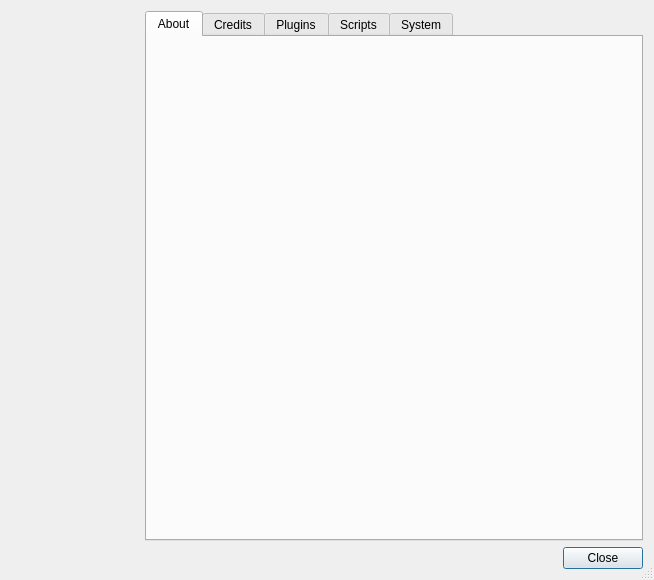
<?xml version="1.0" encoding="UTF-8"?>
<ui version="4.0">
 <class>AboutDialog</class>
 <widget class="QDialog" name="AboutDialog">
  <property name="geometry">
   <rect>
    <x>0</x>
    <y>0</y>
    <width>654</width>
    <height>580</height>
   </rect>
  </property>
  <property name="windowIcon">
   <iconset>
    <normaloff>../../qcad_icon.png</normaloff>../../qcad_icon.png</iconset>
  </property>
  <property name="sizeGripEnabled">
   <bool>true</bool>
  </property>
  <layout class="QVBoxLayout" name="verticalLayout_6">
   <item>
    <layout class="QHBoxLayout" name="horizontalLayout">
     <item>
      <layout class="QVBoxLayout" name="verticalLayout">
       <item>
        <widget class="QToolButton" name="toolButton">
         <property name="minimumSize">
          <size>
           <width>128</width>
           <height>128</height>
          </size>
         </property>
         <property name="maximumSize">
          <size>
           <width>128</width>
           <height>128</height>
          </size>
         </property>
         <property name="styleSheet">
          <string notr="true">border: none;background-color:transparent;</string>
         </property>
         <property name="icon">
          <iconset>
           <normaloff>../../qcad_icon.png</normaloff>../../qcad_icon.png</iconset>
         </property>
         <property name="iconSize">
          <size>
           <width>128</width>
           <height>128</height>
          </size>
         </property>
        </widget>
       </item>
       <item>
        <spacer name="verticalSpacer">
         <property name="orientation">
          <enum>Qt::Vertical</enum>
         </property>
         <property name="sizeHint" stdset="0">
          <size>
           <width>20</width>
           <height>40</height>
          </size>
         </property>
        </spacer>
       </item>
      </layout>
     </item>
     <item>
      <widget class="QTabWidget" name="TabWidget">
       <property name="currentIndex">
        <number>0</number>
       </property>
       <widget class="QWidget" name="AppTab">
        <attribute name="title">
         <string>About</string>
        </attribute>
        <layout class="QVBoxLayout" name="verticalLayout_2">
         <property name="leftMargin">
          <number>10</number>
         </property>
         <property name="rightMargin">
          <number>10</number>
         </property>
         <property name="bottomMargin">
          <number>10</number>
         </property>
         <item>
          <widget class="QTextBrowser" name="AppText">
           <property name="palette">
            <palette>
             <active>
              <colorrole role="Base">
               <brush brushstyle="SolidPattern">
                <color alpha="0">
                 <red>255</red>
                 <green>255</green>
                 <blue>255</blue>
                </color>
               </brush>
              </colorrole>
             </active>
             <inactive>
              <colorrole role="Base">
               <brush brushstyle="SolidPattern">
                <color alpha="0">
                 <red>255</red>
                 <green>255</green>
                 <blue>255</blue>
                </color>
               </brush>
              </colorrole>
             </inactive>
             <disabled>
              <colorrole role="Base">
               <brush brushstyle="SolidPattern">
                <color alpha="0">
                 <red>237</red>
                 <green>237</green>
                 <blue>237</blue>
                </color>
               </brush>
              </colorrole>
             </disabled>
            </palette>
           </property>
           <property name="frameShape">
            <enum>QFrame::NoFrame</enum>
           </property>
           <property name="html">
            <string notr="true">&lt;!DOCTYPE HTML PUBLIC &quot;-//W3C//DTD HTML 4.0//EN&quot; &quot;http://www.w3.org/TR/REC-html40/strict.dtd&quot;&gt;
&lt;html&gt;&lt;head&gt;&lt;meta name=&quot;qrichtext&quot; content=&quot;1&quot; /&gt;&lt;style type=&quot;text/css&quot;&gt;
p, li { white-space: pre-wrap; }
&lt;/style&gt;&lt;/head&gt;&lt;body style=&quot; font-family:'.SF NS Text'; font-size:13pt; font-weight:400; font-style:normal;&quot;&gt;
&lt;p style=&quot;-qt-paragraph-type:empty; margin-top:0px; margin-bottom:0px; margin-left:0px; margin-right:0px; -qt-block-indent:0; text-indent:0px; font-family:'.Helvetica Neue DeskInterface';&quot;&gt;&lt;br /&gt;&lt;/p&gt;&lt;/body&gt;&lt;/html&gt;</string>
           </property>
          </widget>
         </item>
        </layout>
       </widget>
       <widget class="QWidget" name="CreditsTab">
        <attribute name="title">
         <string>Credits</string>
        </attribute>
        <layout class="QVBoxLayout" name="verticalLayout_7">
         <property name="leftMargin">
          <number>10</number>
         </property>
         <property name="rightMargin">
          <number>10</number>
         </property>
         <property name="bottomMargin">
          <number>10</number>
         </property>
         <item>
          <widget class="QTextBrowser" name="CreditsText">
           <property name="palette">
            <palette>
             <active>
              <colorrole role="Base">
               <brush brushstyle="SolidPattern">
                <color alpha="0">
                 <red>255</red>
                 <green>255</green>
                 <blue>255</blue>
                </color>
               </brush>
              </colorrole>
             </active>
             <inactive>
              <colorrole role="Base">
               <brush brushstyle="SolidPattern">
                <color alpha="0">
                 <red>255</red>
                 <green>255</green>
                 <blue>255</blue>
                </color>
               </brush>
              </colorrole>
             </inactive>
             <disabled>
              <colorrole role="Base">
               <brush brushstyle="SolidPattern">
                <color alpha="255">
                 <red>237</red>
                 <green>237</green>
                 <blue>237</blue>
                </color>
               </brush>
              </colorrole>
             </disabled>
            </palette>
           </property>
           <property name="frameShape">
            <enum>QFrame::NoFrame</enum>
           </property>
           <property name="html">
            <string notr="true">&lt;!DOCTYPE HTML PUBLIC &quot;-//W3C//DTD HTML 4.0//EN&quot; &quot;http://www.w3.org/TR/REC-html40/strict.dtd&quot;&gt;
&lt;html&gt;&lt;head&gt;&lt;meta name=&quot;qrichtext&quot; content=&quot;1&quot; /&gt;&lt;style type=&quot;text/css&quot;&gt;
p, li { white-space: pre-wrap; }
&lt;/style&gt;&lt;/head&gt;&lt;body style=&quot; font-family:'.SF NS Text'; font-size:13pt; font-weight:400; font-style:normal;&quot;&gt;
&lt;p style=&quot;-qt-paragraph-type:empty; margin-top:0px; margin-bottom:0px; margin-left:0px; margin-right:0px; -qt-block-indent:0; text-indent:0px; font-family:'.Helvetica Neue DeskInterface';&quot;&gt;&lt;br /&gt;&lt;/p&gt;&lt;/body&gt;&lt;/html&gt;</string>
           </property>
          </widget>
         </item>
        </layout>
       </widget>
       <widget class="QWidget" name="PluginsTab">
        <attribute name="title">
         <string>Plugins</string>
        </attribute>
        <layout class="QVBoxLayout" name="verticalLayout_4">
         <property name="leftMargin">
          <number>10</number>
         </property>
         <property name="rightMargin">
          <number>10</number>
         </property>
         <property name="bottomMargin">
          <number>10</number>
         </property>
         <item>
          <widget class="QTextBrowser" name="PluginsText">
           <property name="palette">
            <palette>
             <active>
              <colorrole role="Base">
               <brush brushstyle="SolidPattern">
                <color alpha="0">
                 <red>255</red>
                 <green>255</green>
                 <blue>255</blue>
                </color>
               </brush>
              </colorrole>
             </active>
             <inactive>
              <colorrole role="Base">
               <brush brushstyle="SolidPattern">
                <color alpha="0">
                 <red>255</red>
                 <green>255</green>
                 <blue>255</blue>
                </color>
               </brush>
              </colorrole>
             </inactive>
             <disabled>
              <colorrole role="Base">
               <brush brushstyle="SolidPattern">
                <color alpha="255">
                 <red>237</red>
                 <green>237</green>
                 <blue>237</blue>
                </color>
               </brush>
              </colorrole>
             </disabled>
            </palette>
           </property>
           <property name="frameShape">
            <enum>QFrame::NoFrame</enum>
           </property>
           <property name="html">
            <string notr="true">&lt;!DOCTYPE HTML PUBLIC &quot;-//W3C//DTD HTML 4.0//EN&quot; &quot;http://www.w3.org/TR/REC-html40/strict.dtd&quot;&gt;
&lt;html&gt;&lt;head&gt;&lt;meta name=&quot;qrichtext&quot; content=&quot;1&quot; /&gt;&lt;style type=&quot;text/css&quot;&gt;
p, li { white-space: pre-wrap; }
&lt;/style&gt;&lt;/head&gt;&lt;body style=&quot; font-family:'.SF NS Text'; font-size:13pt; font-weight:400; font-style:normal;&quot;&gt;
&lt;p style=&quot;-qt-paragraph-type:empty; margin-top:0px; margin-bottom:0px; margin-left:0px; margin-right:0px; -qt-block-indent:0; text-indent:0px; font-family:'.Helvetica Neue DeskInterface';&quot;&gt;&lt;br /&gt;&lt;/p&gt;&lt;/body&gt;&lt;/html&gt;</string>
           </property>
          </widget>
         </item>
        </layout>
       </widget>
       <widget class="QWidget" name="ScriptsTab">
        <attribute name="title">
         <string>Scripts</string>
        </attribute>
        <layout class="QVBoxLayout" name="verticalLayout_3">
         <property name="leftMargin">
          <number>10</number>
         </property>
         <property name="rightMargin">
          <number>10</number>
         </property>
         <property name="bottomMargin">
          <number>10</number>
         </property>
         <item>
          <widget class="QTextBrowser" name="ScriptsText">
           <property name="palette">
            <palette>
             <active>
              <colorrole role="Base">
               <brush brushstyle="SolidPattern">
                <color alpha="0">
                 <red>255</red>
                 <green>255</green>
                 <blue>255</blue>
                </color>
               </brush>
              </colorrole>
             </active>
             <inactive>
              <colorrole role="Base">
               <brush brushstyle="SolidPattern">
                <color alpha="0">
                 <red>255</red>
                 <green>255</green>
                 <blue>255</blue>
                </color>
               </brush>
              </colorrole>
             </inactive>
             <disabled>
              <colorrole role="Base">
               <brush brushstyle="SolidPattern">
                <color alpha="255">
                 <red>237</red>
                 <green>237</green>
                 <blue>237</blue>
                </color>
               </brush>
              </colorrole>
             </disabled>
            </palette>
           </property>
           <property name="frameShape">
            <enum>QFrame::NoFrame</enum>
           </property>
           <property name="html">
            <string notr="true">&lt;!DOCTYPE HTML PUBLIC &quot;-//W3C//DTD HTML 4.0//EN&quot; &quot;http://www.w3.org/TR/REC-html40/strict.dtd&quot;&gt;
&lt;html&gt;&lt;head&gt;&lt;meta name=&quot;qrichtext&quot; content=&quot;1&quot; /&gt;&lt;style type=&quot;text/css&quot;&gt;
p, li { white-space: pre-wrap; }
&lt;/style&gt;&lt;/head&gt;&lt;body style=&quot; font-family:'.SF NS Text'; font-size:13pt; font-weight:400; font-style:normal;&quot;&gt;
&lt;p style=&quot;-qt-paragraph-type:empty; margin-top:0px; margin-bottom:0px; margin-left:0px; margin-right:0px; -qt-block-indent:0; text-indent:0px; font-family:'.Helvetica Neue DeskInterface';&quot;&gt;&lt;br /&gt;&lt;/p&gt;&lt;/body&gt;&lt;/html&gt;</string>
           </property>
          </widget>
         </item>
        </layout>
       </widget>
       <widget class="QWidget" name="SystemTab">
        <attribute name="title">
         <string>System</string>
        </attribute>
        <layout class="QVBoxLayout" name="verticalLayout_5">
         <property name="leftMargin">
          <number>10</number>
         </property>
         <property name="rightMargin">
          <number>10</number>
         </property>
         <property name="bottomMargin">
          <number>10</number>
         </property>
         <item>
          <widget class="QPlainTextEdit" name="SystemText">
           <property name="readOnly">
            <bool>true</bool>
           </property>
          </widget>
         </item>
        </layout>
       </widget>
      </widget>
     </item>
    </layout>
   </item>
   <item>
    <widget class="QDialogButtonBox" name="buttonBox">
     <property name="orientation">
      <enum>Qt::Horizontal</enum>
     </property>
     <property name="standardButtons">
      <set>QDialogButtonBox::Close</set>
     </property>
    </widget>
   </item>
  </layout>
 </widget>
 <resources/>
 <connections>
  <connection>
   <sender>buttonBox</sender>
   <signal>clicked(QAbstractButton*)</signal>
   <receiver>AboutDialog</receiver>
   <slot>accept()</slot>
   <hints>
    <hint type="sourcelabel">
     <x>227</x>
     <y>349</y>
    </hint>
    <hint type="destinationlabel">
     <x>157</x>
     <y>274</y>
    </hint>
   </hints>
  </connection>
 </connections>
</ui>
